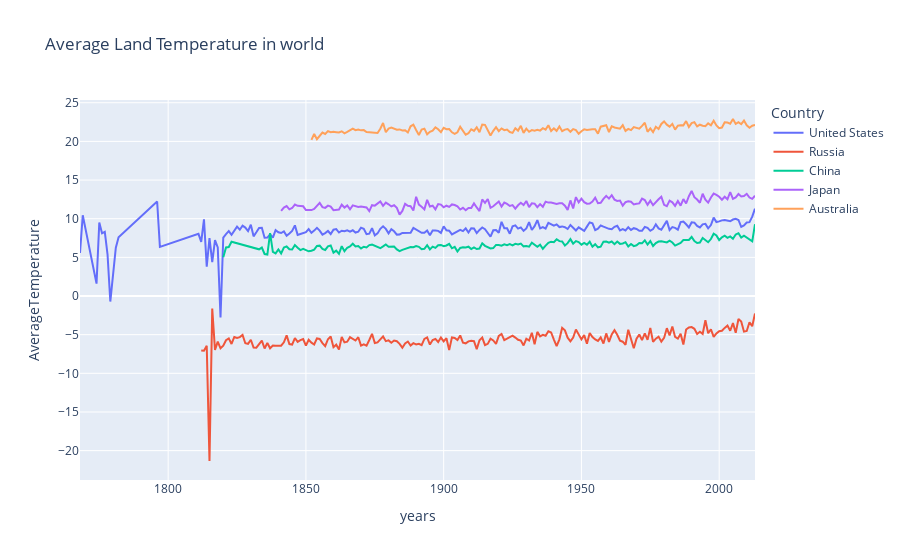

The cell this chart's notebook holds for it:
### Code cell
fig=px.line(avgtemp,x='years',y='AverageTemperature',color='Country',title='Average Land Temperature in world')
fig.show()

### Figure 1 — Plotly figure (JSON) as saved in the notebook; plotly's stock layout.template omitted (floating-point values rounded to 4 significant figures; data arrays with more than 128 entries replaced by an {"elided": "..."} marker saying what was removed)
{"data": [{"hovertemplate": "Country=United States<br>years=%{x}<br>AverageTemperature=%{y}<extra></extra>", "legendgroup": "United States", "line": {"color": "#636efa", "dash": "solid"}, "marker": {"symbol": "circle"}, "mode": "lines", "name": "United States", "orientation": "v", "showlegend": true, "type": "scatter", "x": {"elided": "215 int values"}, "xaxis": "x", "y": {"elided": "215 float values"}, "yaxis": "y"}, {"hovertemplate": "Country=Russia<br>years=%{x}<br>AverageTemperature=%{y}<extra></extra>", "legendgroup": "Russia", "line": {"color": "#EF553B", "dash": "solid"}, "marker": {"symbol": "circle"}, "mode": "lines", "name": "Russia", "orientation": "v", "showlegend": true, "type": "scatter", "x": {"elided": "202 int values"}, "xaxis": "x", "y": {"elided": "202 float values"}, "yaxis": "y"}, {"hovertemplate": "Country=China<br>years=%{x}<br>AverageTemperature=%{y}<extra></extra>", "legendgroup": "China", "line": {"color": "#00cc96", "dash": "solid"}, "marker": {"symbol": "circle"}, "mode": "lines", "name": "China", "orientation": "v", "showlegend": true, "type": "scatter", "x": {"elided": "185 int values"}, "xaxis": "x", "y": {"elided": "185 float values"}, "yaxis": "y"}, {"hovertemplate": "Country=Japan<br>years=%{x}<br>AverageTemperature=%{y}<extra></extra>", "legendgroup": "Japan", "line": {"color": "#ab63fa", "dash": "solid"}, "marker": {"symbol": "circle"}, "mode": "lines", "name": "Japan", "orientation": "v", "showlegend": true, "type": "scatter", "x": {"elided": "173 int values"}, "xaxis": "x", "y": {"elided": "173 float values"}, "yaxis": "y"}, {"hovertemplate": "Country=Australia<br>years=%{x}<br>AverageTemperature=%{y}<extra></extra>", "legendgroup": "Australia", "line": {"color": "#FFA15A", "dash": "solid"}, "marker": {"symbol": "circle"}, "mode": "lines", "name": "Australia", "orientation": "v", "showlegend": true, "type": "scatter", "x": {"elided": "162 int values"}, "xaxis": "x", "y": {"elided": "162 float values"}, "yaxis": "y"}], "layout": {"legend": {"title": {"text": "Country"}, "tracegroupgap": 0}, "title": {"text": "Average Land Temperature in world"}, "xaxis": {"anchor": "y", "domain": [0, 1], "title": {"text": "years"}}, "yaxis": {"anchor": "x", "domain": [0, 1], "title": {"text": "AverageTemperature"}}}}
